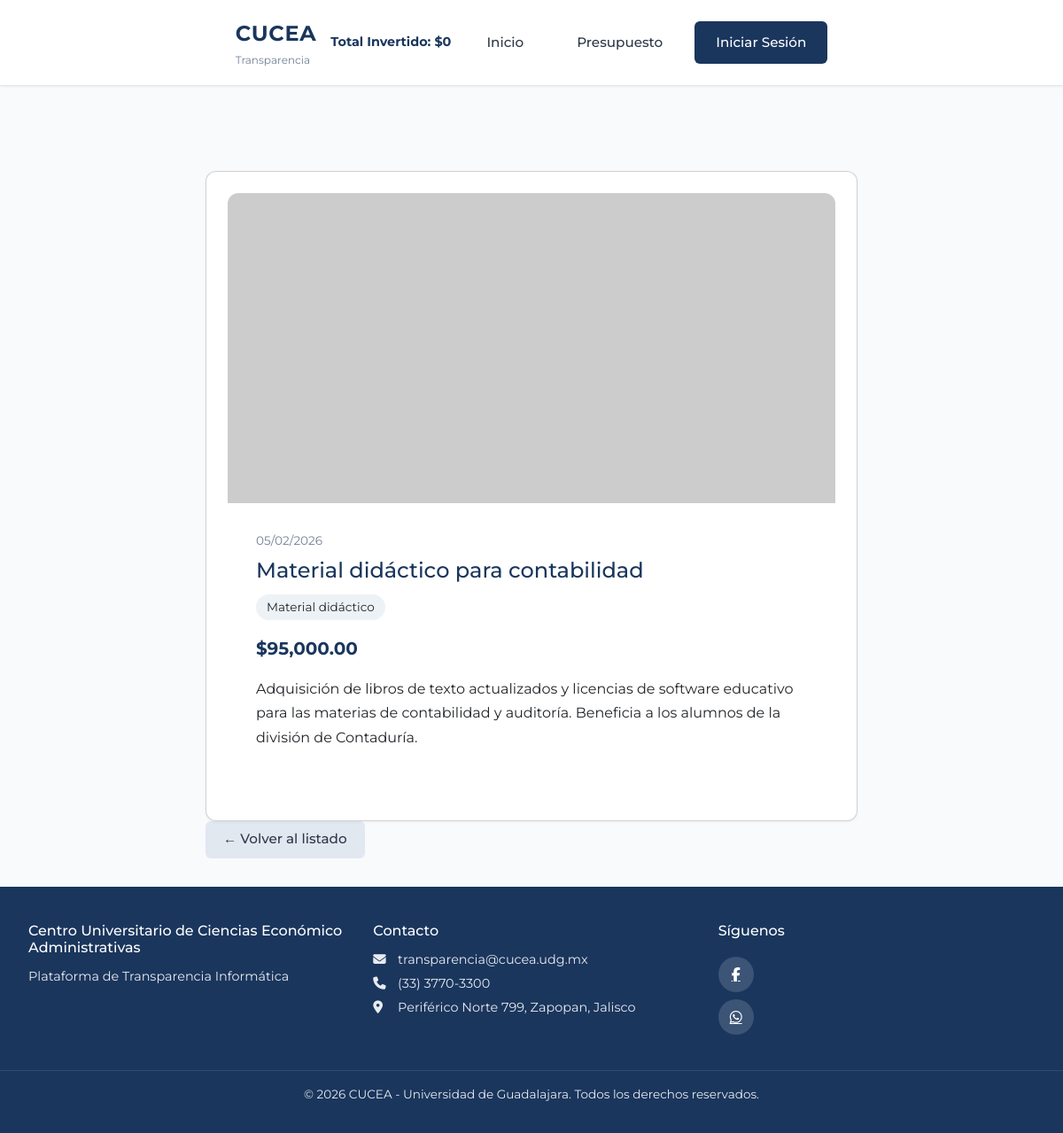
The page /presupuesto/4 on the database its author committed.
### models.py (models this page shows, shortened)
class Presupuesto(db.Model):
    __tablename__ = 'presupuestos'
    id = db.Column(db.Integer, primary_key=True)
    concepto = db.Column(db.String(200), nullable=False)  # Título del proyecto
    descripcion_corta = db.Column(db.String(300))  # Resumen breve para la card (si vacío se trunca descripcion)
    descripcion = db.Column(db.Text)  # Descripción larga para el modal
    imagen_url = db.Column(db.String(500))  # Ruta o URL de imagen (ej: img/proyecto1.jpg)
    monto = db.Column(db.Float, nullable=False)
    categoria = db.Column(db.String(100), nullable=False)
    fecha = db.Column(db.Date, nullable=False)  # Fecha del proyecto
    cantidad_gasto = db.Column(db.Float, default=0, nullable=False)
    likes = db.Column(db.Integer, default=0, nullable=False)
    dislikes = db.Column(db.Integer, default=0, nullable=False)
    fecha_registro = db.Column(db.DateTime, default=datetime.utcnow)
    comentarios = db.relationship('Comentario', backref='presupuesto', lazy='dynamic', order_by='Comentario.fecha_creacion')
    votos = db.relationship('VotoPresupuesto', backref='presupuesto', lazy='dynamic', foreign_keys='VotoPresupuesto.presupuesto_id')

### app.py (the view)
    @app.route('/presupuesto/<int:id>')
    def presupuesto_detalle(id):
        presupuesto = Presupuesto.query.get_or_404(id)
        return render_template('presupuesto/detalle.html', presupuesto=presupuesto)

### templates/presupuesto/detalle.html (shortened to what this page needs)
{% extends "base/layout.html" %}
{% block content %}
<div class="detalle-page">
    <article class="detalle-card card">
        <div class="detalle-card__image">
            {% if presupuesto.imagen_url %}
            <img src="{{ presupuesto.imagen_url if presupuesto.imagen_url.startswith('http') else url_for('static', filename=presupuesto.imagen_url) }}" alt="{{ presupuesto.concepto }}">
            {% else %}
            <div class="detalle-card__placeholder">
                <i class="fas fa-image"></i>
                <span>Sin imagen</span>
            </div>
            {% endif %}
        </div>
        <div class="detalle-card__body">
            <p class="detalle-card__date">{{ presupuesto.fecha.strftime('%d/%m/%Y') }}</p>
            <h1 class="detalle-card__title">{{ presupuesto.concepto }}</h1>
            <span class="detalle-card__badge">{{ presupuesto.categoria }}</span>
            <p class="detalle-card__monto">${{ "{:,.2f}".format(presupuesto.monto) }}</p>
            {% if presupuesto.descripcion %}
            <div class="detalle-card__descripcion">
                {{ presupuesto.descripcion }}
            </div>
            {% endif %}
        </div>
    </article>
    <a href="{{ url_for('presupuestos_lista') }}" class="btn btn--secondary">← Volver al listado</a>
</div>
{% endblock %}

### static/css/main.css (style rules this page uses)
:root { --color-primary: #1a365d; --color-primary-light: #2c5282; --color-primary-hover: #2d4a7c; --color-text: #2d3748; --color-text-muted: #718096; --color-bg: #f8fafc; --color-card: #ffffff; --color-border: #e2e8f0; --shadow: 0 1px 3px rgba(0, 0, 0, 0.06); --shadow-hover: 0 4px 12px rgba(0, 0, 0, 0.1); --navbar-height: 80px; --navbar-height-scrolled: 60px; --font-main: 'Montserrat', 'Segoe UI', system-ui, sans-serif; }
* { box-sizing: border-box; }
body { margin: 0; font-family: var(--font-main); background: var(--color-bg); color: var(--color-text); line-height: 1.6; min-height: 100vh; display: flex; flex-direction: column; }
.btn { display: inline-block; padding: 0.6rem 1.25rem; border-radius: 6px; font-weight: 500; font-family: var(--font-main); text-decoration: none; cursor: pointer; border: none; font-size: 0.95rem; transition: background-color 0.2s, color 0.2s; }
.btn--secondary { background: var(--color-border); color: var(--color-text); }
.detalle-page { max-width: 800px; margin: 0 auto; }
.detalle-card__image { width: 100%; height: 350px; overflow: hidden; border-radius: 12px 12px 0 0; }
.detalle-card__image img { width: 100%; height: 100%; object-fit: cover; }
.detalle-card__body { padding: 2rem; }
.detalle-card__date { font-size: 0.85rem; color: var(--color-text-muted); margin: 0 0 0.5rem; }
.detalle-card__title { margin: 0 0 0.75rem; font-size: 1.5rem; color: var(--color-primary); }
.detalle-card__badge { display: inline-block; padding: 0.25rem 0.75rem; background: #edf2f7; border-radius: 20px; font-size: 0.85rem; margin-bottom: 1rem; }
.detalle-card__monto { font-size: 1.25rem; font-weight: 700; color: var(--color-primary); margin: 0 0 1rem; }
.detalle-card__descripcion { margin: 0 0 1.5rem; line-height: 1.7; }
.card { background: var(--color-card); border-radius: 12px; box-shadow: var(--shadow); padding: 1.5rem; }
.main-content .presupuestos-page, .main-content .auth-container, .main-content .form-page, .main-content .detalle-page { padding: 2rem; padding-top: calc(var(--navbar-height) + 1rem); }

### rows shown on the page
Presupuesto: fecha "05/02/2026", concepto "Material didáctico para contabilidad", categoria "Material didáctico", monto "95,000.00", descripcion "Adquisición de libros de texto actualizados y licencias de software educativo para las materias de contabilidad y auditoría. Beneficia a los alumnos de la división de Contaduría."

### other values the page prints
{{ "{:,.0f}".format(total_invertido) }} "0"
